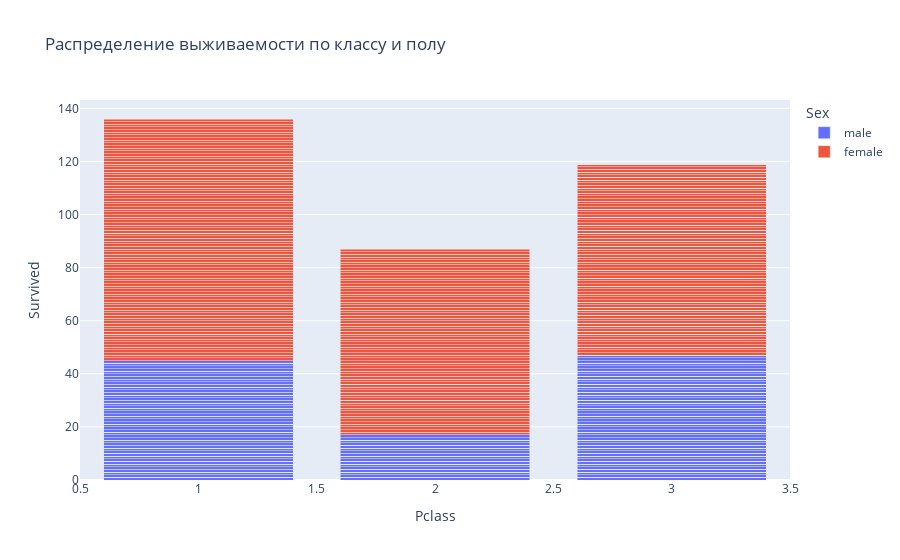

Notebook code cell kept with this figure:
### Markdown cell above
### График распределения выживаемости по классу и полу
Этот график позволяет наглядно увидеть, как выживаемость различается по классам и полу. Цвета столбцов показывают, как соотносятся выжившие и погибшие среди мужчин и женщин.

### Code cell
fig = px.bar(df, x='Pclass', color='Sex', y='Survived', barmode='stack', title="Распределение выживаемости по классу и полу")
fig.show()

### Figure 1 — Plotly figure (JSON) as saved in the notebook; plotly's stock layout.template omitted (floating-point values rounded to 4 significant figures; data arrays with more than 128 entries replaced by an {"elided": "..."} marker saying what was removed)
{"data": [{"alignmentgroup": "True", "hovertemplate": "Sex=male<br>Pclass=%{x}<br>Survived=%{y}<extra></extra>", "legendgroup": "male", "marker": {"color": "#636efa", "pattern": {"shape": ""}}, "name": "male", "offsetgroup": "male", "orientation": "v", "showlegend": true, "textposition": "auto", "type": "bar", "x": {"elided": "843 int values"}, "xaxis": "x", "y": {"elided": "843 int values"}, "yaxis": "y"}, {"alignmentgroup": "True", "hovertemplate": "Sex=female<br>Pclass=%{x}<br>Survived=%{y}<extra></extra>", "legendgroup": "female", "marker": {"color": "#EF553B", "pattern": {"shape": ""}}, "name": "female", "offsetgroup": "female", "orientation": "v", "showlegend": true, "textposition": "auto", "type": "bar", "x": {"elided": "466 int values"}, "xaxis": "x", "y": {"elided": "466 int values"}, "yaxis": "y"}], "layout": {"autosize": true, "barmode": "stack", "legend": {"title": {"text": "Sex"}, "tracegroupgap": 0}, "title": {"text": "Распределение выживаемости по классу и полу"}, "xaxis": {"anchor": "y", "autorange": true, "domain": [0, 1], "range": [0.5, 3.5], "title": {"text": "Pclass"}, "type": "linear"}, "yaxis": {"anchor": "x", "autorange": true, "domain": [0, 1], "range": [0, 143.2], "title": {"text": "Survived"}, "type": "linear"}}}
